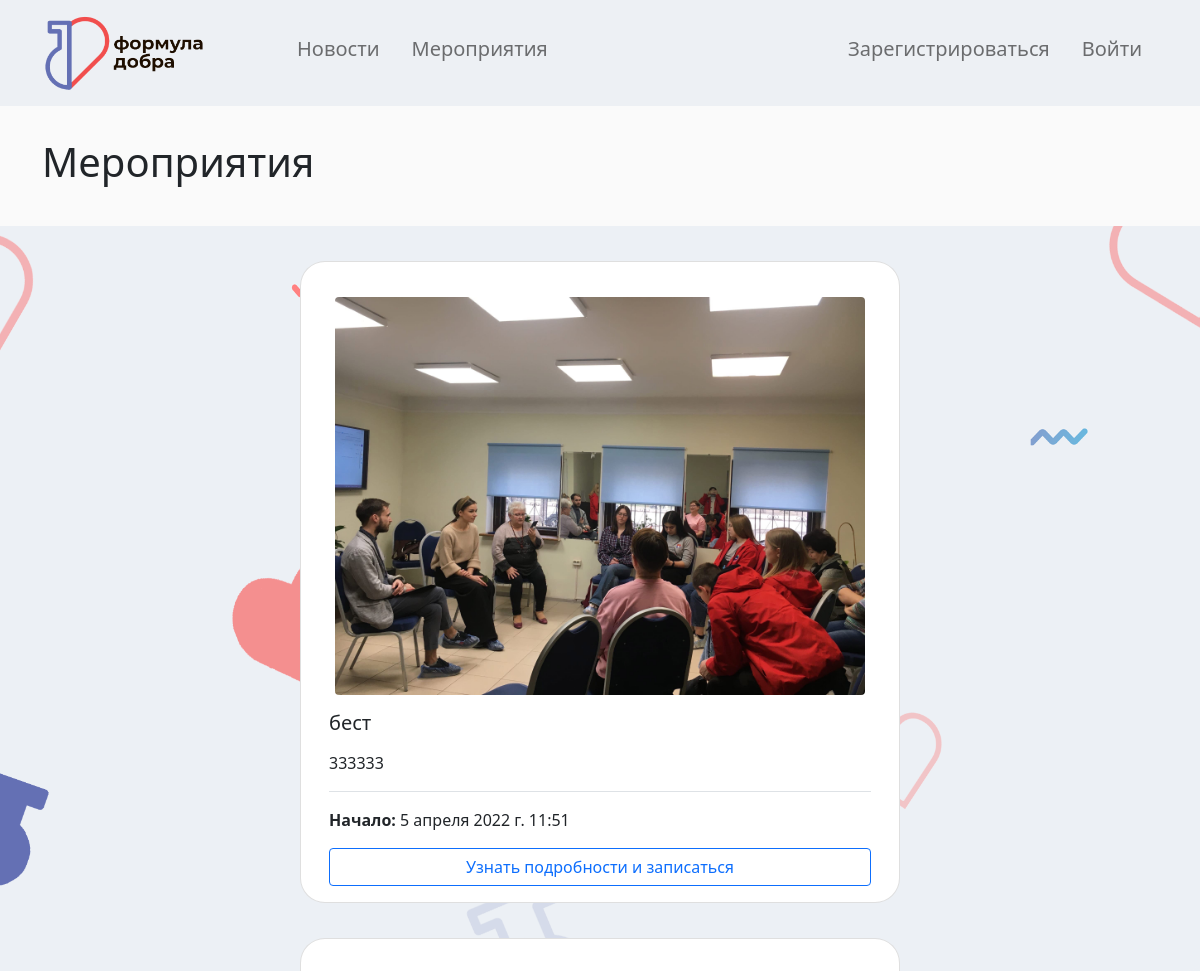
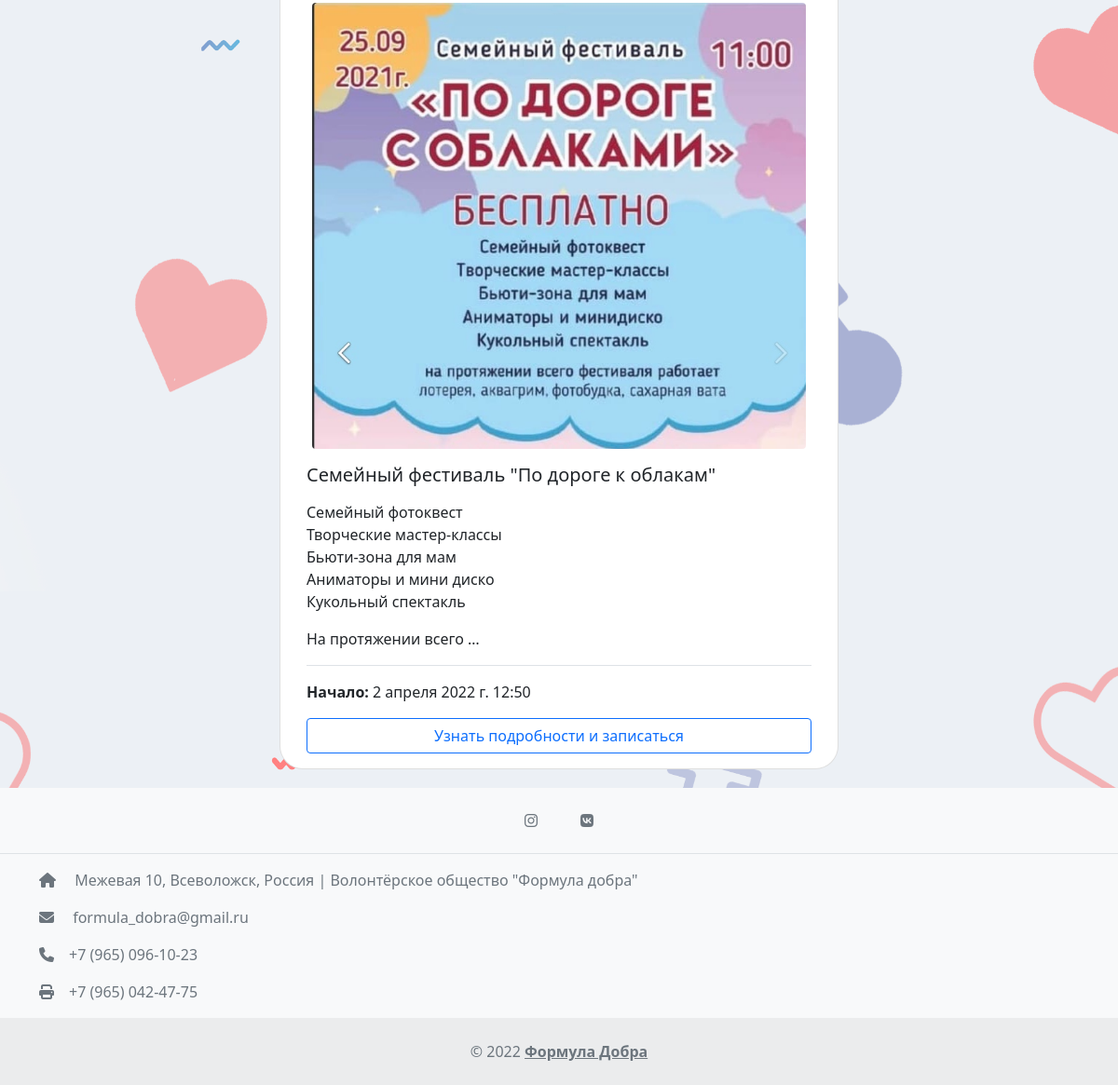
Page /events/ on the earlier database version (2 pictures, top to bottom).
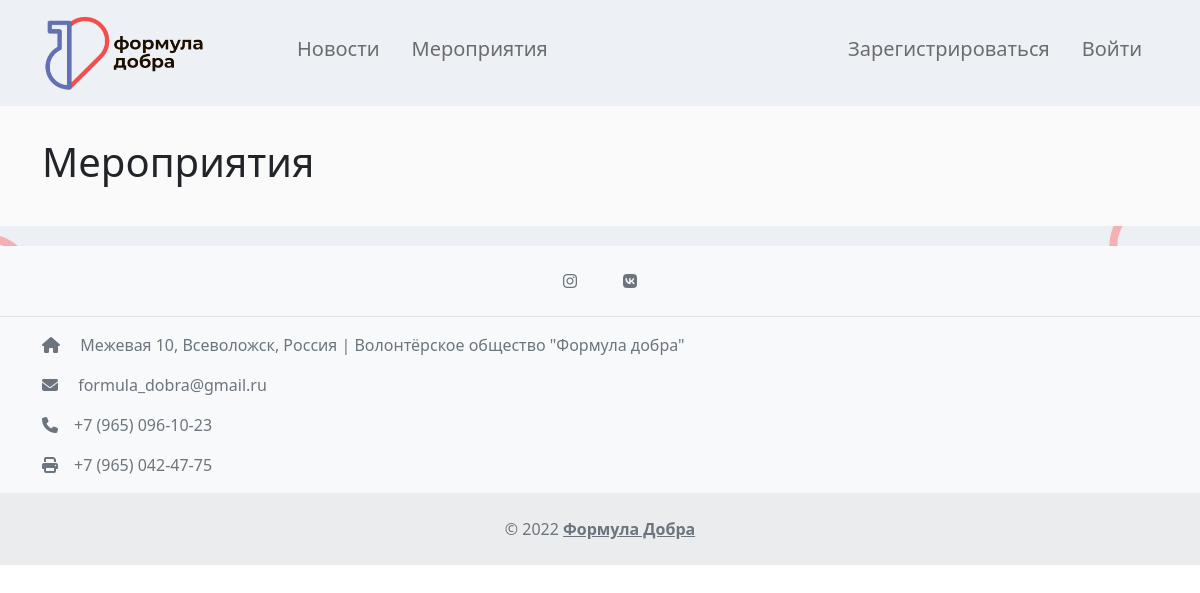
Same page on the later database version.
### events/models.py (models this page shows, shortened)
class Events(models.Model):
    title = models.CharField(max_length=150, verbose_name='Наименование')
    content = models.TextField(blank=True, verbose_name='Описание')
    photo = models.ImageField(upload_to='photos/events/%Y/%m/%d', blank=True, verbose_name='Фото')
    start_date = models.DateTimeField(verbose_name='Начало')
    finish_date = models.DateTimeField(blank=True, null=True,verbose_name='Конец')
    communication = models.TextField(blank=True, verbose_name='Контакты')
    location = models.TextField(blank=True, verbose_name='Место проведения')
    is_published = models.BooleanField(default=True, verbose_name='Опубликовано?')
    class Meta:
        verbose_name = 'Мероприятие'
        verbose_name_plural = 'Мероприятия'

### events/views.py (the view)
# urls.py: path('events/', events_page, name='events'),
def events_page(request):
    events = Events.objects.all()
    return render(request, 'events/events.html', {'events': events})

### templates/events/events.html (shortened to what this page needs)
{% extends 'base.html' %}
{% block content %}
    <div class="p-3"   style="background-color: #fafafa;" >
        <div class="container  mb-4 mt-3"  >
                <H1 >Мероприятия</H1>
        </div>
    </div>
    <div class="container">
    <div class="row justify-content-md-center " >
        {% for item in events %}
        {% if item.is_published %}
            <div class="card" style="width: 600px; margin-top: 35px; display: block;margin-left: auto;margin-right: auto;padding-top: 25px; border-radius: 25px;">
            {% if item.photo%}
              <img src="{{ item.photo.url }}" class="img-fluid rounded mx-auto d-block mx-5" alt="" style="margin-top:10px;width: 530px">
            {% endif %}
              <div class="card-body">
                <h5 class="card-title">{{ item.title }}</h5>
                {% autoescape off %}
                    <p class="card-text">{{ item.content|safe|truncatewords:20}}</p>
                {% endautoescape %}
              <div class="border-top" style="padding-top: 1em;padding-bottom: 1em;">
                 <p class="card-text align-items-end" style="font-size: 16px" ><strong>Начало: </strong>{{ item.start_date}}</p>
              </div>
                <a href="{% url 'view_events' item.pk%}" class="btn btn-outline-primary mx-auto d-block mx-5">Узнать подробности и записаться</a>
              </div>
            </div>
        {% endif %}
        {% endfor %}
    </div>
    </div>
{% endblock %}

Differences in the rows shown:
removed Events: photo (picture), title "бест", content "333333", start_date "5 апреля 2022 г. 11:51"
removed Events: photo (picture), title "Семейный фестиваль \"По дороге к облакам\"", content "Семейный фотоквест Творческие мастер-классы Бьюти-зона для мам Аниматоры и мини диско Кукольный спектакль На протяжении всего …", start_date "2 апреля 2022 г. 12:50"
